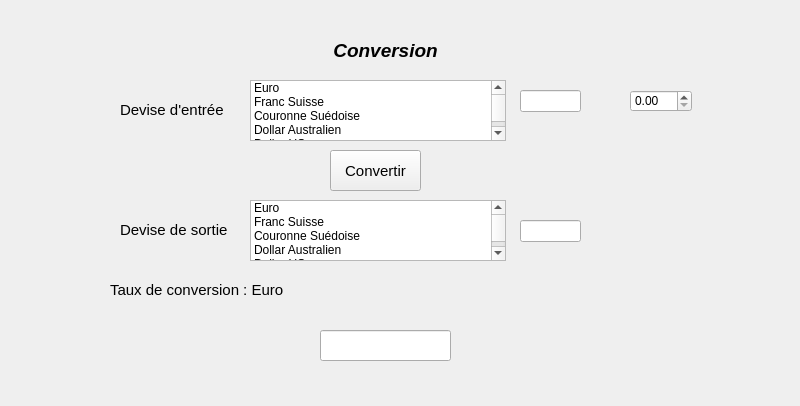
<?xml version="1.0" encoding="UTF-8"?>
<ui version="4.0">
 <class>WindowConversion</class>
 <widget class="QWidget" name="WindowConversion">
  <property name="geometry">
   <rect>
    <x>0</x>
    <y>0</y>
    <width>800</width>
    <height>406</height>
   </rect>
  </property>
  <property name="windowTitle">
   <string>WindowConversion</string>
  </property>
  <widget class="QLabel" name="label_title">
   <property name="geometry">
    <rect>
     <x>330</x>
     <y>40</y>
     <width>111</width>
     <height>21</height>
    </rect>
   </property>
   <property name="font">
    <font>
     <pointsize>14</pointsize>
     <italic>true</italic>
     <bold>true</bold>
    </font>
   </property>
   <property name="text">
    <string>Conversion</string>
   </property>
   <property name="alignment">
    <set>Qt::AlignCenter</set>
   </property>
  </widget>
  <widget class="QPushButton" name="button_convert">
   <property name="geometry">
    <rect>
     <x>330</x>
     <y>150</y>
     <width>91</width>
     <height>41</height>
    </rect>
   </property>
   <property name="font">
    <font>
     <pointsize>11</pointsize>
    </font>
   </property>
   <property name="text">
    <string>Convertir</string>
   </property>
  </widget>
  <widget class="QListWidget" name="widgets_devise_2">
   <property name="geometry">
    <rect>
     <x>250</x>
     <y>200</y>
     <width>256</width>
     <height>61</height>
    </rect>
   </property>
   <property name="currentRow">
    <number>-1</number>
   </property>
   <item>
    <property name="text">
     <string>Euro</string>
    </property>
   </item>
   <item>
    <property name="text">
     <string>Franc Suisse</string>
    </property>
   </item>
   <item>
    <property name="text">
     <string>Couronne Suédoise	</string>
    </property>
   </item>
   <item>
    <property name="text">
     <string>Dollar Australien</string>
    </property>
   </item>
   <item>
    <property name="text">
     <string>Dollar US</string>
    </property>
   </item>
   <item>
    <property name="text">
     <string>Dollar Canadien</string>
    </property>
   </item>
   <item>
    <property name="text">
     <string>Franc CFA BCEAO</string>
    </property>
   </item>
   <item>
    <property name="text">
     <string>Franc CFA BEAC</string>
    </property>
   </item>
   <item>
    <property name="text">
     <string>Franc Guinéen</string>
    </property>
   </item>
   <item>
    <property name="text">
     <string>Cedi (Ghana) </string>
    </property>
   </item>
   <item>
    <property name="text">
     <string>Naira (Nigéria)</string>
    </property>
   </item>
   <item>
    <property name="text">
     <string>Dirham Marocain</string>
    </property>
   </item>
   <item>
    <property name="text">
     <string>Dinars algériens</string>
    </property>
   </item>
   <item>
    <property name="text">
     <string>Dirham UAE</string>
    </property>
   </item>
   <item>
    <property name="text">
     <string>Riyal (Arabie Saoudite)</string>
    </property>
   </item>
   <item>
    <property name="text">
     <string>Yuan Renminbi (Chine)</string>
    </property>
   </item>
   <item>
    <property name="text">
     <string>Yen (Japon)</string>
    </property>
   </item>
   <item>
    <property name="text">
     <string>Real Brésilien</string>
    </property>
   </item>
   <item>
    <property name="text">
     <string>Peso Argentin</string>
    </property>
   </item>
   <item>
    <property name="text">
     <string>Bolivar (Vénézuela)</string>
    </property>
   </item>
   <item>
    <property name="text">
     <string>Livre Turque</string>
    </property>
   </item>
   <item>
    <property name="text">
     <string>Rouble (Russie)</string>
    </property>
   </item>
   <item>
    <property name="text">
     <string>Livre Sterling (UK)</string>
    </property>
   </item>
   <item>
    <property name="text">
     <string>Rupee (Inde)</string>
    </property>
   </item>
   <item>
    <property name="text">
     <string>Dirham (Émirats)</string>
    </property>
   </item>
  </widget>
  <widget class="QLabel" name="label_out">
   <property name="geometry">
    <rect>
     <x>120</x>
     <y>220</y>
     <width>111</width>
     <height>20</height>
    </rect>
   </property>
   <property name="font">
    <font>
     <pointsize>11</pointsize>
    </font>
   </property>
   <property name="text">
    <string>Devise de sortie</string>
   </property>
  </widget>
  <widget class="QListWidget" name="widgets_devise_1">
   <property name="geometry">
    <rect>
     <x>250</x>
     <y>80</y>
     <width>256</width>
     <height>61</height>
    </rect>
   </property>
   <property name="currentRow">
    <number>-1</number>
   </property>
   <item>
    <property name="text">
     <string>Euro</string>
    </property>
   </item>
   <item>
    <property name="text">
     <string>Franc Suisse</string>
    </property>
   </item>
   <item>
    <property name="text">
     <string>Couronne Suédoise</string>
    </property>
   </item>
   <item>
    <property name="text">
     <string>Dollar Australien</string>
    </property>
   </item>
   <item>
    <property name="text">
     <string>Dollar US</string>
    </property>
   </item>
   <item>
    <property name="text">
     <string>Dollar Canadien</string>
    </property>
   </item>
   <item>
    <property name="text">
     <string>Franc CFA BCEAO</string>
    </property>
   </item>
   <item>
    <property name="text">
     <string>Franc CFA BEAC</string>
    </property>
   </item>
   <item>
    <property name="text">
     <string>Franc Guinéen</string>
    </property>
   </item>
   <item>
    <property name="text">
     <string>Cedi (Ghana) </string>
    </property>
   </item>
   <item>
    <property name="text">
     <string>Naira (Nigéria)</string>
    </property>
   </item>
   <item>
    <property name="text">
     <string>Dirham Marocain</string>
    </property>
   </item>
   <item>
    <property name="text">
     <string>Dinars algériens</string>
    </property>
   </item>
   <item>
    <property name="text">
     <string>Dirham UAE</string>
    </property>
   </item>
   <item>
    <property name="text">
     <string>Riyal (Arabie Saoudite)</string>
    </property>
   </item>
   <item>
    <property name="text">
     <string>Yuan Renminbi (Chine)</string>
    </property>
   </item>
   <item>
    <property name="text">
     <string>Yen (Japon)</string>
    </property>
   </item>
   <item>
    <property name="text">
     <string>Real Brésilien</string>
    </property>
   </item>
   <item>
    <property name="text">
     <string>Peso Argentin</string>
    </property>
   </item>
   <item>
    <property name="text">
     <string>Bolivar (Vénézuela)</string>
    </property>
   </item>
   <item>
    <property name="text">
     <string>Livre Turque</string>
    </property>
   </item>
   <item>
    <property name="text">
     <string>Rouble (Russie)</string>
    </property>
   </item>
   <item>
    <property name="text">
     <string>Livre Sterling (UK)</string>
    </property>
   </item>
   <item>
    <property name="text">
     <string>Rupee (Inde)</string>
    </property>
   </item>
   <item>
    <property name="text">
     <string>Dirham (Émirats)</string>
    </property>
   </item>
  </widget>
  <widget class="QLabel" name="label_rate">
   <property name="geometry">
    <rect>
     <x>110</x>
     <y>280</y>
     <width>531</width>
     <height>20</height>
    </rect>
   </property>
   <property name="font">
    <font>
     <pointsize>11</pointsize>
    </font>
   </property>
   <property name="text">
    <string>Taux de conversion : Euro</string>
   </property>
  </widget>
  <widget class="QLabel" name="label_in">
   <property name="geometry">
    <rect>
     <x>120</x>
     <y>100</y>
     <width>111</width>
     <height>20</height>
    </rect>
   </property>
   <property name="font">
    <font>
     <pointsize>11</pointsize>
    </font>
   </property>
   <property name="text">
    <string>Devise d'entrée</string>
   </property>
  </widget>
  <widget class="QLineEdit" name="edit_code1">
   <property name="geometry">
    <rect>
     <x>520</x>
     <y>90</y>
     <width>61</width>
     <height>22</height>
    </rect>
   </property>
  </widget>
  <widget class="QDoubleSpinBox" name="cursor_1">
   <property name="geometry">
    <rect>
     <x>630</x>
     <y>90</y>
     <width>62</width>
     <height>22</height>
    </rect>
   </property>
   <property name="maximum">
    <double>100000.000000000000000</double>
   </property>
  </widget>
  <widget class="QLineEdit" name="edit_code2">
   <property name="geometry">
    <rect>
     <x>520</x>
     <y>220</y>
     <width>61</width>
     <height>22</height>
    </rect>
   </property>
  </widget>
  <widget class="QLineEdit" name="edit_out">
   <property name="geometry">
    <rect>
     <x>320</x>
     <y>330</y>
     <width>131</width>
     <height>31</height>
    </rect>
   </property>
  </widget>
 </widget>
 <resources/>
 <connections/>
</ui>
